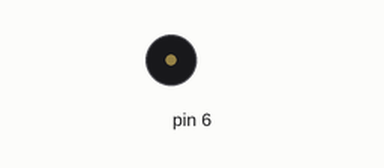
This sketch was run on a simulated Arduino Mega 2560, built with avr-gcc and run on an emulated ATmega2560. Shown: buzzer (waves = sounding).

Above: at 0.1 s.
At 38.1 s:
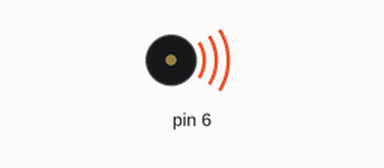
Timing chart, 0 to 40.0 s (numbered marks = the images above):
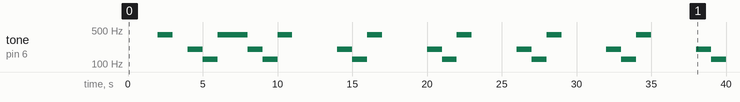

The sketch:

Part_3.ino
```cpp
// Ports for part 1.4
#define PORT_49 1<<0
#define PORT_48 1<<1
#define PORT_47 1<<2

// Ports for part 2
#define BIT_3 1<<3

unsigned long currentMillis;
unsigned long lightsMillis;
unsigned long tasktimer;
unsigned long soundMillis;

void setup() {
  /* Setup for part 1.4 */
  DDRL |= PORT_47;  // bit-wise OR 1<<2 to set pin to output mode
  DDRL |= PORT_48;  // bit-wise OR 1<<1 to set pin to output mode
  DDRL |= PORT_49;  // bit-wise OR 1<<0 to set pin to output mode
  lightsMillis = millis();
  soundMillis = millis();
  tasktimer = millis();
  /* Setup for part 2 */
  DDRH |= BIT_3;
  TCNT4  = 0;
  TCCR4A = 0b01000000;   // Toggle OC4A on Compare Match.
  TCCR4B = 0b00001011;    // CTC mode and prescaler of 1024
}

void loop() {
  // put your main code here, to run repeatedly:
  currentMillis = millis();

  if(currentMillis - tasktimer <= 2000) {
      lights();
      PORTL &= !PORT_47;
  }
  else if(currentMillis - tasktimer >= 2000 && currentMillis - tasktimer <= 6000) {
    sound();
  }
  else if(currentMillis - tasktimer >= 7000 && currentMillis - tasktimer <= 17000) {
    lights();
    sound();
  }
  else {
    tasktimer = currentMillis;
  }
}

void lights() {
  if(currentMillis - lightsMillis <= 333) {
    PORTL |= PORT_47; // set bit 2 to “1”
  }
  if(currentMillis - lightsMillis >= 333) {
    PORTL &= !PORT_47;  // clear bit 2
    PORTL |= PORT_48; // set bit 1 to “1”
  }
  if(currentMillis - lightsMillis >= 666) {
     PORTL &= !PORT_48;  // clear bit 1
     PORTL |= PORT_49; // set bit 0 to “1”
  }
  if(currentMillis - lightsMillis >= 999) {
     PORTL &= !PORT_49;  // clear bit
     lightsMillis = currentMillis;
  }
}

  void sound() {
  if(currentMillis - soundMillis < 1000) {
    OCR4A = (625);
  }
  else if((currentMillis - soundMillis >= 1000) && (currentMillis - soundMillis < 2000)) {
    OCR4A = (1000);
  }
  else if((currentMillis - soundMillis >= 2000) && (currentMillis - soundMillis < 3000)) {
    OCR4A = (312);
  }
  else if((currentMillis - soundMillis >= 3000) && (currentMillis - soundMillis < 4000)) {
    TCNT4 = 0;
    TCCR4A = 0b00000000;
  }
  else {
    TCCR4A = 0b01000000;
    TCNT4 = 0;
    soundMillis = currentMillis;
  }
}
```

Measured:
- by itself, tone on pin 6: plays 399 Hz for 1.0 s, 200 Hz for 1.0 s, 125 Hz for 1.0 s, 399 Hz for 2.0 s, 200 Hz for 1.0 s, 125 Hz for 1.0 s … (21 notes in this stretch)
